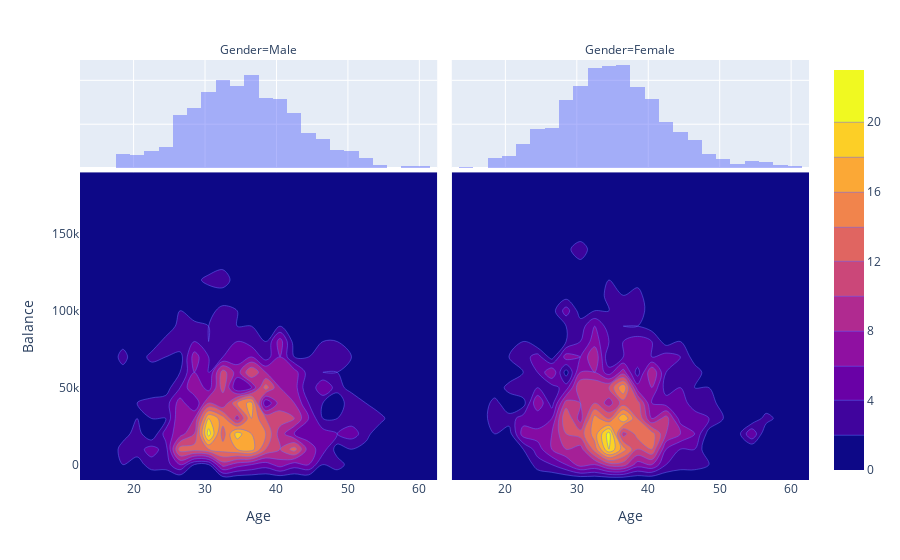
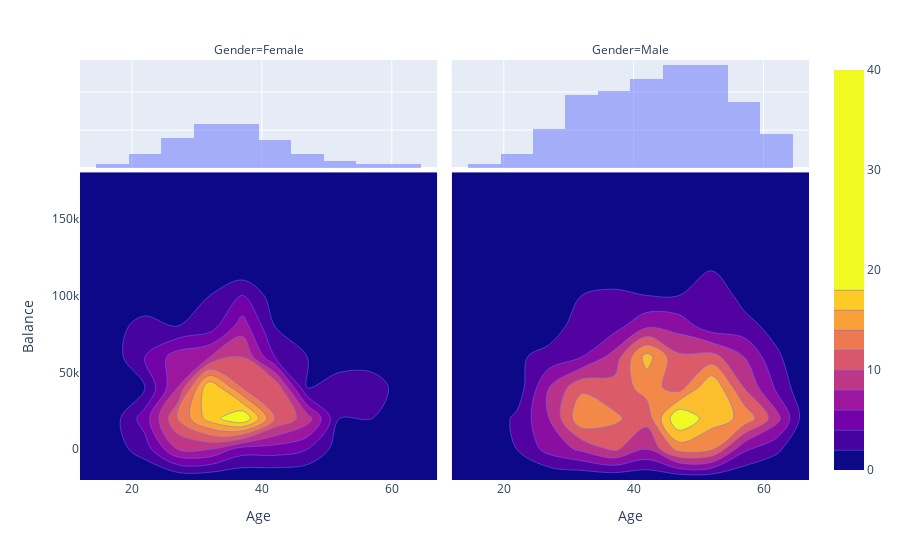
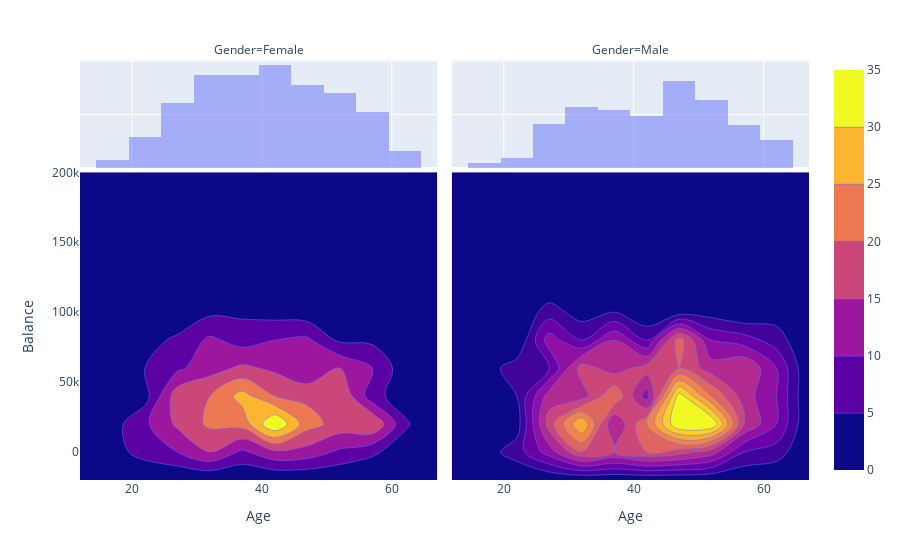

Notebook cell for these charts, in order:
### Markdown cell above
![image.png](attachment:image.png) 
Looking at the correlations between Balance and other variables, can't there are not really mych to tell 
Indeed, the plot suggests there is some sort of correlation between White Collar and England, which is self-explantory

### Code cell
fig = px.density_contour(df[(df['Job Classification']=='White Collar')], x="Age", y="Balance", facet_col="Gender", marginal_x="histogram", marginal_y="histogram")
fig.data[0]["contours"].coloring = "fill"
fig.data[0]["coloraxis"]="coloraxis1"
fig.data[2]["contours"].coloring = "fill"
fig.data[2]["coloraxis"]="coloraxis1"
fig.show()

fig = px.density_contour(df[(df['Job Classification']=='Blue Collar')], x="Age", y="Balance", facet_col="Gender", marginal_x="histogram", marginal_y="histogram")
fig.data[0]["contours"].coloring = "fill"
fig.data[0]["coloraxis"]="coloraxis1"
fig.data[2]["contours"].coloring = "fill"
fig.data[2]["coloraxis"]="coloraxis1"
fig.show()

fig = px.density_contour(df[(df['Job Classification']=='Other')], x="Age", y="Balance", facet_col="Gender", marginal_x="histogram", marginal_y="histogram")
fig.data[0]["contours"].coloring = "fill"
fig.data[0]["coloraxis"]="coloraxis1"
fig.data[2]["contours"].coloring = "fill"
fig.data[2]["coloraxis"]="coloraxis1"
fig.show()

### Figure 1 — Plotly figure (JSON) as saved in the notebook; plotly's stock layout.template omitted (floating-point values rounded to 4 significant figures; data arrays with more than 128 entries replaced by an {"elided": "..."} marker saying what was removed)
{"data": [{"coloraxis": "coloraxis", "contours": {"coloring": "fill"}, "hovertemplate": "Gender=Male<br>Age=%{x}<br>Balance=%{y}<br>count=%{z}<extra></extra>", "legendgroup": "", "line": {"color": "#636efa"}, "name": "", "showlegend": false, "type": "histogram2dcontour", "x": {"elided": "945 int values"}, "xaxis": "x", "xbingroup": "x", "y": {"elided": "945 float values"}, "yaxis": "y", "ybingroup": "y"}, {"alignmentgroup": "True", "bingroup": "x", "hovertemplate": "Gender=Male<br>Age=%{x}<br>count=%{y}<extra></extra>", "legendgroup": "", "marker": {"color": "#636efa"}, "name": "", "offsetgroup": "", "opacity": 0.5, "showlegend": false, "type": "histogram", "x": {"elided": "945 int values"}, "xaxis": "x3", "yaxis": "y3"}, {"coloraxis": "coloraxis", "contours": {"coloring": "fill"}, "hovertemplate": "Gender=Female<br>Age=%{x}<br>Balance=%{y}<br>count=%{z}<extra></extra>", "legendgroup": "", "line": {"color": "#636efa"}, "name": "", "showlegend": false, "type": "histogram2dcontour", "x": {"elided": "1010 int values"}, "xaxis": "x2", "xbingroup": "x", "y": {"elided": "1010 float values"}, "yaxis": "y2", "ybingroup": "y"}, {"alignmentgroup": "True", "bingroup": "x", "hovertemplate": "Gender=Female<br>Age=%{x}<br>count=%{y}<extra></extra>", "legendgroup": "", "marker": {"color": "#636efa"}, "name": "", "offsetgroup": "", "opacity": 0.5, "showlegend": false, "type": "histogram", "x": {"elided": "1010 int values"}, "xaxis": "x4", "yaxis": "y4"}], "layout": {"annotations": [{"font": {}, "showarrow": false, "text": "Gender=Male", "x": 0.245, "xanchor": "center", "xref": "paper", "y": 1, "yanchor": "bottom", "yref": "paper"}, {"font": {}, "showarrow": false, "text": "Gender=Female", "x": 0.755, "xanchor": "center", "xref": "paper", "y": 1, "yanchor": "bottom", "yref": "paper"}], "barmode": "overlay", "legend": {"tracegroupgap": 0}, "margin": {"t": 60}, "xaxis": {"anchor": "y", "domain": [0, 0.49], "title": {"text": "Age"}}, "xaxis2": {"anchor": "y2", "domain": [0.51, 1], "matches": "x", "title": {"text": "Age"}}, "xaxis3": {"anchor": "y3", "domain": [0, 0.49], "matches": "x", "showgrid": true, "showticklabels": false}, "xaxis4": {"anchor": "y4", "domain": [0.51, 1], "matches": "x", "showgrid": true, "showticklabels": false}, "yaxis": {"anchor": "x", "domain": [0, 0.7326], "title": {"text": "Balance"}}, "yaxis2": {"anchor": "x2", "domain": [0, 0.7326], "matches": "y", "showticklabels": false}, "yaxis3": {"anchor": "x3", "domain": [0.7426, 1], "matches": "y3", "showgrid": true, "showline": false, "showticklabels": false, "ticks": ""}, "yaxis4": {"anchor": "x4", "domain": [0.7426, 1], "matches": "y3", "showgrid": true, "showline": false, "showticklabels": false, "ticks": ""}}}

### Figure 2 — Plotly figure (JSON) as saved in the notebook; plotly's stock layout.template omitted (floating-point values rounded to 4 significant figures; data arrays with more than 128 entries replaced by an {"elided": "..."} marker saying what was removed)
{"data": [{"coloraxis": "coloraxis", "contours": {"coloring": "fill"}, "hovertemplate": "Gender=Female<br>Age=%{x}<br>Balance=%{y}<br>count=%{z}<extra></extra>", "legendgroup": "", "line": {"color": "#636efa"}, "name": "", "showlegend": false, "type": "histogram2dcontour", "x": {"elided": "255 int values"}, "xaxis": "x", "xbingroup": "x", "y": {"elided": "255 float values"}, "yaxis": "y", "ybingroup": "y"}, {"alignmentgroup": "True", "bingroup": "x", "hovertemplate": "Gender=Female<br>Age=%{x}<br>count=%{y}<extra></extra>", "legendgroup": "", "marker": {"color": "#636efa"}, "name": "", "offsetgroup": "", "opacity": 0.5, "showlegend": false, "type": "histogram", "x": {"elided": "255 int values"}, "xaxis": "x3", "yaxis": "y3"}, {"coloraxis": "coloraxis", "contours": {"coloring": "fill"}, "hovertemplate": "Gender=Male<br>Age=%{x}<br>Balance=%{y}<br>count=%{z}<extra></extra>", "legendgroup": "", "line": {"color": "#636efa"}, "name": "", "showlegend": false, "type": "histogram2dcontour", "x": {"elided": "794 int values"}, "xaxis": "x2", "xbingroup": "x", "y": {"elided": "794 float values"}, "yaxis": "y2", "ybingroup": "y"}, {"alignmentgroup": "True", "bingroup": "x", "hovertemplate": "Gender=Male<br>Age=%{x}<br>count=%{y}<extra></extra>", "legendgroup": "", "marker": {"color": "#636efa"}, "name": "", "offsetgroup": "", "opacity": 0.5, "showlegend": false, "type": "histogram", "x": {"elided": "794 int values"}, "xaxis": "x4", "yaxis": "y4"}], "layout": {"annotations": [{"font": {}, "showarrow": false, "text": "Gender=Female", "x": 0.245, "xanchor": "center", "xref": "paper", "y": 1, "yanchor": "bottom", "yref": "paper"}, {"font": {}, "showarrow": false, "text": "Gender=Male", "x": 0.755, "xanchor": "center", "xref": "paper", "y": 1, "yanchor": "bottom", "yref": "paper"}], "barmode": "overlay", "legend": {"tracegroupgap": 0}, "margin": {"t": 60}, "xaxis": {"anchor": "y", "domain": [0, 0.49], "title": {"text": "Age"}}, "xaxis2": {"anchor": "y2", "domain": [0.51, 1], "matches": "x", "title": {"text": "Age"}}, "xaxis3": {"anchor": "y3", "domain": [0, 0.49], "matches": "x", "showgrid": true, "showticklabels": false}, "xaxis4": {"anchor": "y4", "domain": [0.51, 1], "matches": "x", "showgrid": true, "showticklabels": false}, "yaxis": {"anchor": "x", "domain": [0, 0.7326], "title": {"text": "Balance"}}, "yaxis2": {"anchor": "x2", "domain": [0, 0.7326], "matches": "y", "showticklabels": false}, "yaxis3": {"anchor": "x3", "domain": [0.7426, 1], "matches": "y3", "showgrid": true, "showline": false, "showticklabels": false, "ticks": ""}, "yaxis4": {"anchor": "x4", "domain": [0.7426, 1], "matches": "y3", "showgrid": true, "showline": false, "showticklabels": false, "ticks": ""}}}

### Figure 3 — Plotly figure (JSON) as saved in the notebook; plotly's stock layout.template omitted (floating-point values rounded to 4 significant figures; data arrays with more than 128 entries replaced by an {"elided": "..."} marker saying what was removed)
{"data": [{"coloraxis": "coloraxis", "contours": {"coloring": "fill"}, "hovertemplate": "Gender=Female<br>Age=%{x}<br>Balance=%{y}<br>count=%{z}<extra></extra>", "legendgroup": "", "line": {"color": "#636efa"}, "name": "", "showlegend": false, "type": "histogram2dcontour", "x": {"elided": "584 int values"}, "xaxis": "x", "xbingroup": "x", "y": {"elided": "584 float values"}, "yaxis": "y", "ybingroup": "y"}, {"alignmentgroup": "True", "bingroup": "x", "hovertemplate": "Gender=Female<br>Age=%{x}<br>count=%{y}<extra></extra>", "legendgroup": "", "marker": {"color": "#636efa"}, "name": "", "offsetgroup": "", "opacity": 0.5, "showlegend": false, "type": "histogram", "x": {"elided": "584 int values"}, "xaxis": "x3", "yaxis": "y3"}, {"coloraxis": "coloraxis", "contours": {"coloring": "fill"}, "hovertemplate": "Gender=Male<br>Age=%{x}<br>Balance=%{y}<br>count=%{z}<extra></extra>", "legendgroup": "", "line": {"color": "#636efa"}, "name": "", "showlegend": false, "type": "histogram2dcontour", "x": {"elided": "426 int values"}, "xaxis": "x2", "xbingroup": "x", "y": {"elided": "426 float values"}, "yaxis": "y2", "ybingroup": "y"}, {"alignmentgroup": "True", "bingroup": "x", "hovertemplate": "Gender=Male<br>Age=%{x}<br>count=%{y}<extra></extra>", "legendgroup": "", "marker": {"color": "#636efa"}, "name": "", "offsetgroup": "", "opacity": 0.5, "showlegend": false, "type": "histogram", "x": {"elided": "426 int values"}, "xaxis": "x4", "yaxis": "y4"}], "layout": {"annotations": [{"font": {}, "showarrow": false, "text": "Gender=Female", "x": 0.245, "xanchor": "center", "xref": "paper", "y": 1, "yanchor": "bottom", "yref": "paper"}, {"font": {}, "showarrow": false, "text": "Gender=Male", "x": 0.755, "xanchor": "center", "xref": "paper", "y": 1, "yanchor": "bottom", "yref": "paper"}], "barmode": "overlay", "legend": {"tracegroupgap": 0}, "margin": {"t": 60}, "xaxis": {"anchor": "y", "domain": [0, 0.49], "title": {"text": "Age"}}, "xaxis2": {"anchor": "y2", "domain": [0.51, 1], "matches": "x", "title": {"text": "Age"}}, "xaxis3": {"anchor": "y3", "domain": [0, 0.49], "matches": "x", "showgrid": true, "showticklabels": false}, "xaxis4": {"anchor": "y4", "domain": [0.51, 1], "matches": "x", "showgrid": true, "showticklabels": false}, "yaxis": {"anchor": "x", "domain": [0, 0.7326], "title": {"text": "Balance"}}, "yaxis2": {"anchor": "x2", "domain": [0, 0.7326], "matches": "y", "showticklabels": false}, "yaxis3": {"anchor": "x3", "domain": [0.7426, 1], "matches": "y3", "showgrid": true, "showline": false, "showticklabels": false, "ticks": ""}, "yaxis4": {"anchor": "x4", "domain": [0.7426, 1], "matches": "y3", "showgrid": true, "showline": false, "showticklabels": false, "ticks": ""}}}
